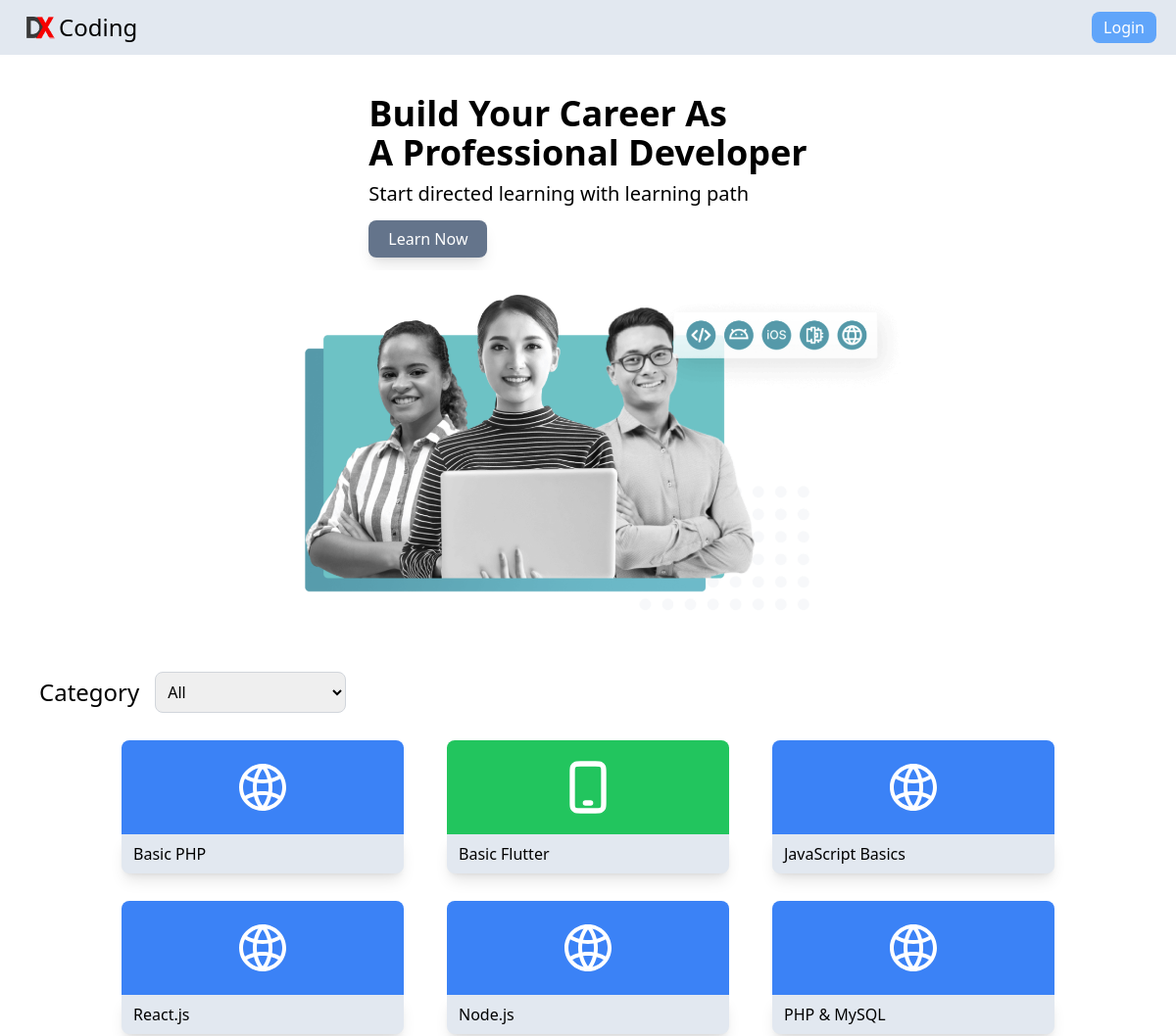
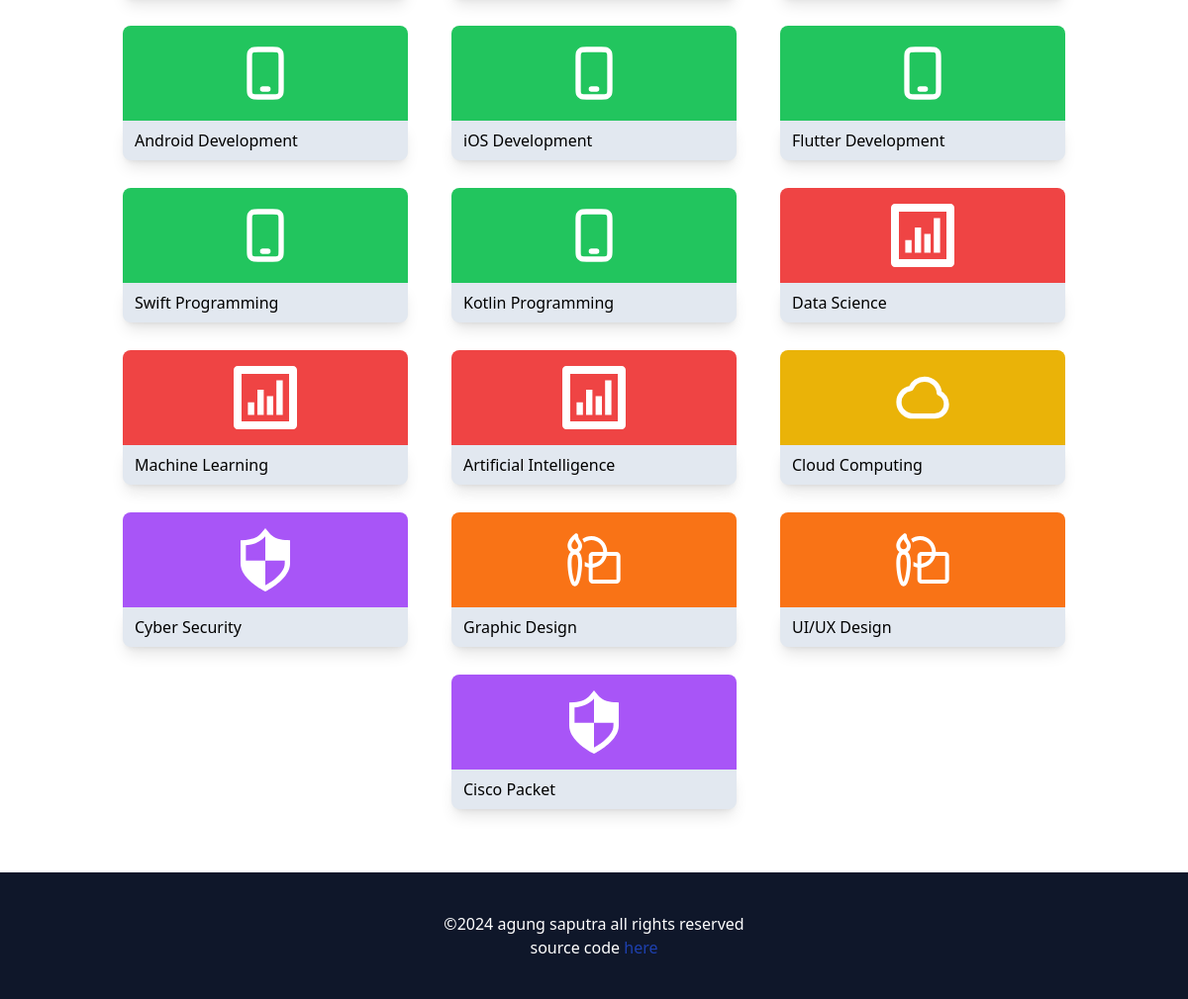
The page / on the database its author committed (2 pictures, top to bottom).
### tables this page shows
CREATE TABLE `course` (
  `id_course` int(11) NOT NULL,
  `name_course` varchar(100) NOT NULL,
  `price_course` int(11) NOT NULL,
  `category_course` varchar(50) DEFAULT NULL,
  `date_course` date NOT NULL,
  `instructor_course` int(11) DEFAULT NULL
);

### functions/query.php (called while the page is built, shortened)
<?php
include 'connection.php';
function query($query) {
    global $conn;
    $result = mysqli_query($conn, $query);
    $rows = [];
    while ($row = mysqli_fetch_assoc($result)) {
        $rows[] = $row;
    }
    return $rows;
}
?>

### index.php (the view, shortened to what this page needs)
<?php
include './functions/query.php';
$courses = query("SELECT * FROM course");
?>
<!DOCTYPE html>
<html lang="en" class="scroll-smooth">
<head>
    <link rel="stylesheet" href="./css/output.css">
</head>
<body>
    <nav class="bg-slate-200 flex justify-between items-center px-5">
        <div class="flex items-center">
            <img src="./dx.png" alt="dx" class="w-10">
            <h1 class="text-2xl py-3">Coding</h1>
        </div>
        <?php if (isset($_SESSION['student_name'])): ?>
            <a href="./profile/profile-student.php">
                <span class="bg-green-500 hover:bg-green-400 text-white px-3 py-1 rounded-lg"><?= $_SESSION['student_name'] ?></span>
            </a>
        <?php else: ?>
            <a class="bg-blue-400 text-white px-3 py-1 rounded-lg hover:bg-blue-300 cursor-pointer" href="./login/login-student.php">Login</a>
        <?php endif; ?>
    </nav>
    <div class="mx-10 mt-5 mb-16">
        <div class="flex justify-center items-center gap-5 mx-16 my-10 flex-wrap">
            <div>
                <h1 class="text-4xl font-semibold">Build Your Career As</h1>
                <h1 class="text-4xl font-semibold">A Professional Developer</h1>
                <h1 class="text-xl font-thin mt-2 mb-5">Start directed learning with learning path</h1>
                <a href="#courses" class="bg-slate-500 px-5 py-2 text-white rounded-lg shadow-lg hover:bg-slate-400">Learn Now</a>
            </div>
            <div>
                <img class="w-[40rem]" src="./banner.png" alt="banner">
            </div>
        </div>
        <div class="flex items-center mb-7" id="courses">
            <h1 class="text-2xl">Category</h1>
            <select id="categoryFilter" class="ml-4 p-2 border border-gray-300 rounded-lg focus:outline-none focus:ring-2 focus:ring-blue-400">
                <option value="all">All</option>
            </select>
        </div>
        <div class="flex flex-wrap justify-center gap-7 md:gap-x-11 items-center mt-5">
            <?php
            $category_images = [
                'Web Development' => './icon/web.svg',
                'Mobile Development' => './icon/mobile.svg',
                'Data Science' => './icon/data-science.svg',
                'Cloud Computing' => './icon/cloud.svg',
                'Cyber Security' => './icon/cyber.svg',
                'Design' => './icon/design.svg',
            ];
            $category_bg_colors = [
                'Web Development' => 'bg-blue-500',
                'Mobile Development' => 'bg-green-500',
                'Data Science' => 'bg-red-500',
                'Cloud Computing' => 'bg-yellow-500',
                'Cyber Security' => 'bg-purple-500',
                'Design' => 'bg-orange-500',
            ];
            foreach ($courses as $course) :
                $category = $course['category_course'];
                $image = $category_images[$category] ?? 'default-image.jpg';
                $bg_color = $category_bg_colors[$category] ?? 'bg-gray-500';
            ?>
                <a href="./transaction/course-detail.php?id=<?= $course['id_course'] ?>" class="course-item w-72 hover:-translate-y-1" data-category="<?= $category ?>">
                    <div class="<?= $bg_color ?> h-24 flex justify-center items-center rounded-t-lg">
                        <img src="<?= $image ?>" alt="<?= $category ?>" class="h-16 w-16">
                    </div>
                    <div class="bg-slate-200 px-3 py-2 rounded-b-lg shadow-lg"><?= $course["name_course"] ?></div>
                </a>
            <?php endforeach; ?>
        </div>
    </div>
    <footer class="text-center bg-slate-900 text-white py-10 w-full">
        <h1>©2024 agung saputra all rights reserved</h1>
        <h1>source code <a href="https://github.com/difhaels/dx-coding.git" target="_blankx" class="text-blue-800">here</a></h1>
    </footer>
</body>
</html>

### rows shown on the page
course: name_course "Basic PHP"
course: name_course "Basic Flutter"
course: name_course "JavaScript Basics"
course: name_course "React.js"
course: name_course "Node.js"
course: name_course "PHP & MySQL"
course: name_course "Android Development"
course: name_course "iOS Development"
course: name_course "Flutter Development"
course: name_course "Swift Programming"
course: name_course "Kotlin Programming"
course: name_course "Data Science"
course: name_course "Machine Learning"
course: name_course "Artificial Intelligence"
course: shows a picture, name_course "Cloud Computing"
course: name_course "Cyber Security"
course: name_course "Graphic Design"
course: name_course "UI/UX Design"
course: name_course "Cisco Packet"
